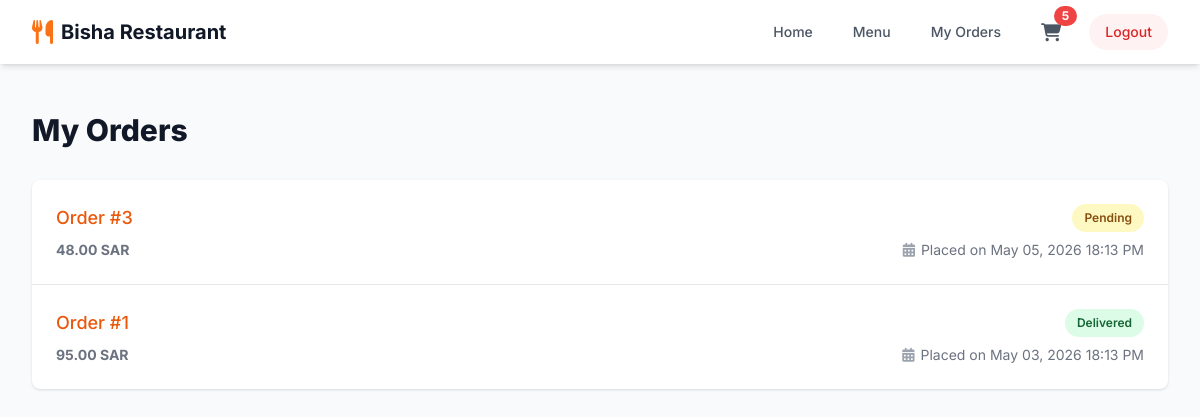
/index.php?action=order_history (signed in), run on the app's committed database.
### tables this page shows
CREATE TABLE IF NOT EXISTS orders (
    id INT AUTO_INCREMENT PRIMARY KEY,
    user_id INT NOT NULL,
    total_price DECIMAL(10, 2) NOT NULL,
    status ENUM('Pending', 'Preparing', 'Delivered', 'Cancelled') DEFAULT 'Pending',
    delivery_address TEXT,
    created_at TIMESTAMP DEFAULT CURRENT_TIMESTAMP,
    FOREIGN KEY (user_id) REFERENCES users(id) ON DELETE CASCADE
);

### app/controllers/OrderController.php (called while the page is built, shortened)
<?php
class OrderController {
    private $conn;
    public function __construct($db) {
        $this->conn = $db;
    }
    public function history() {
        $user_id = $_SESSION['user_id'];
        $query = "SELECT * FROM orders WHERE user_id = :user_id ORDER BY created_at DESC";
        $stmt = $this->conn->prepare($query);
        $stmt->bindParam(":user_id", $user_id);
        $stmt->execute();
        $orders = $stmt->fetchAll(PDO::FETCH_ASSOC);
        require_once '../app/views/order_history.php';
    }
}
?>

### app/views/order_history.php (the view, shortened to what this page needs)
<?php include '../app/views/layout/header.php'; ?>
<div class="bg-gray-50 min-h-screen py-12">
    <div class="max-w-7xl mx-auto px-4 sm:px-6 lg:px-8">
        <h1 class="text-3xl font-extrabold text-gray-900 mb-8">My Orders</h1>
        <?php if(empty($orders)): ?>
            <div class="bg-white rounded-2xl shadow-sm p-12 text-center">
                <div class="w-24 h-24 bg-gray-100 rounded-full flex items-center justify-center mx-auto mb-6">
                    <i class="fas fa-receipt text-4xl text-gray-400"></i>
                </div>
                <h2 class="text-2xl font-bold text-gray-900 mb-2">No orders yet</h2>
                <p class="text-gray-500 mb-8">You haven't placed any orders with us yet.</p>
                <a href="index.php?action=menu" class="inline-flex items-center px-6 py-3 border border-transparent text-base font-medium rounded-full shadow-sm text-white bg-orange-600 hover:bg-orange-700 smooth-transition">
                    Explore Menu
                </a>
            </div>
        <?php else: ?>
            <div class="bg-white shadow overflow-hidden sm:rounded-lg">
                <ul class="divide-y divide-gray-200">
                    <?php foreach($orders as $order): ?>
                        <?php
                            $itemStmt = $this->conn->prepare("SELECT oi.quantity, oi.price, f.name FROM order_items oi JOIN food_items f ON oi.item_id = f.id WHERE oi.order_id = :order_id");
                            $itemStmt->bindParam(':order_id', $order['id']);
                            $itemStmt->execute();
                            $items = $itemStmt->fetchAll(PDO::FETCH_ASSOC);
                            $orderData = [
                                'id' => $order['id'],
                                'status' => $order['status'],
                                'date' => date('M d, Y H:i A', strtotime($order['created_at'])),
                                'address' => $order['delivery_address'] ?? 'No Address Provided',
                                'total' => number_format($order['total_price'], 2),
                                'items' => $items
                            ];
                            $orderJson = htmlspecialchars(json_encode($orderData), ENT_QUOTES, 'UTF-8');
                        ?>
                        <li>
                            <div class="px-4 py-6 sm:px-6 hover:bg-gray-50 smooth-transition">
                                <div class="flex items-center justify-between">
                                    <a href="#" class="text-lg font-medium text-orange-600 truncate hover:underline" onclick="event.preventDefault(); openOrderModal(this)" data-order='<?php echo $orderJson; ?>'>
                                        Order #<?php echo $order['id']; ?>
                                    </a>
                                    <div class="ml-2 flex-shrink-0 flex">
                                        <?php
                                            $statusColor = 'bg-gray-100 text-gray-800';
                                            if($order['status'] == 'Pending') $statusColor = 'bg-yellow-100 text-yellow-800';
                                            if($order['status'] == 'Delivered') $statusColor = 'bg-green-100 text-green-800';
                                        ?>
                                        <p class="px-3 py-1 inline-flex text-xs leading-5 font-semibold rounded-full <?php echo $statusColor; ?>">
                                            <?php echo htmlspecialchars($order['status']); ?>
                                        </p>
                                    </div>
                                </div>
                                <div class="mt-2 sm:flex sm:justify-between">
                                    <div class="sm:flex">
                                        <p class="flex items-center text-sm text-gray-500 font-bold">
                                            <?php echo number_format($order['total_price'], 2); ?> SAR
                                        </p>
                                    </div>
                                    <div class="mt-2 flex items-center text-sm text-gray-500 sm:mt-0">
                                        <i class="fas fa-calendar-alt flex-shrink-0 mr-1.5 text-gray-400"></i>
                                        <p>
                                            Placed on <time datetime="<?php echo $order['created_at']; ?>"><?php echo date('M d, Y H:i A', strtotime($order['created_at'])); ?></time>
                                        </p>
                                    </div>
                                </div>
                            </div>
                        </li>
                    <?php endforeach; ?>
                </ul>
            </div>
        <?php endif; ?>
    </div>
</div>
<?php include '../app/views/layout/footer.php'; ?>

### app/views/layout/header.php (style rules this page uses)
body { font-family: 'Inter', sans-serif; }
.smooth-transition { transition: all 0.3s ease; }

### data on the page
orders: id "3", status "Pending", total_price "48.00", created_at "May 05, 2026 18:13 PM"
orders: id "1", status "Delivered", total_price "95.00", created_at "May 03, 2026 18:13 PM"

### other printed values
$_SESSION['cart_count'] "5"
